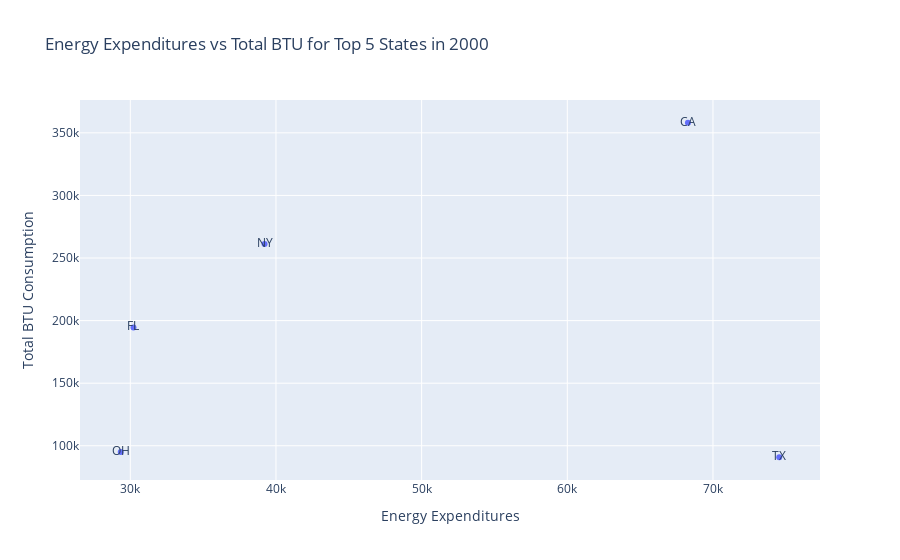

Source (notebook cell):
### Markdown cell above
#### Now lets look at the relationship between energy expenditure and renewable energy consumption for the top 5 spenders of energy in 2000 to understand the difference

### Code cell
data_2000 = merged_all_data[merged_all_data['Year'] == 2000]

# Remove the "US" row from the data
data_no_us_2000 = data_2000[data_2000["State"] != "US"]

# only top 5 states in 2022
top_5_expenditures_2000 = data_no_us_2000.nlargest(5, 'Expenditures')

fig_top5_2000 = px.scatter(top_5_expenditures_2000, 
                              x='Expenditures', 
                              y='Total_BTU', 
                              title="Energy Expenditures vs Total BTU for Top 5 States in 2000", 
                              labels={'Expenditures': 'Energy Expenditures', 'Total_BTU': 'Total BTU Consumption'},
                              text='State')

# Show the scatter plot
fig_top5_2000.show()

### Figure 1 — Plotly figure (JSON) as saved in the notebook; plotly's stock layout.template omitted (floating-point values rounded to 4 significant figures)
{"data": [{"hovertemplate": "Energy Expenditures=%{x}<br>Total BTU Consumption=%{y}<br>State=%{text}<extra></extra>", "legendgroup": "", "marker": {"color": "#636efa", "symbol": "circle"}, "mode": "markers+text", "name": "", "orientation": "v", "showlegend": false, "text": ["TX", "CA", "NY", "FL", "OH"], "type": "scatter", "x": [74550.0, 68282, 39220.0, 30220.0, 29340.0], "xaxis": "x", "y": [90836, 358063, 261271, 194517, 94966], "yaxis": "y"}], "layout": {"autosize": true, "legend": {"tracegroupgap": 0}, "title": {"text": "Energy Expenditures vs Total BTU for Top 5 States in 2000"}, "xaxis": {"anchor": "y", "autorange": true, "domain": [0, 1], "range": [26550.0, 77350.0], "title": {"text": "Energy Expenditures"}, "type": "linear"}, "yaxis": {"anchor": "x", "autorange": true, "domain": [0, 1], "range": [68780.0, 380100.0], "title": {"text": "Total BTU Consumption"}, "type": "linear"}}}
